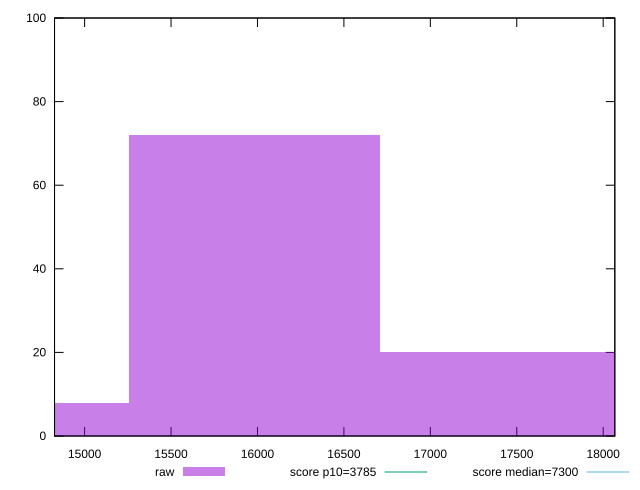

gnuplot code for this plot:
reset

$raw <<EOF
14529.25044052219 8
15982.175484574409 72
17435.100528626626 20
EOF

set key outside below
set boxwidth 1452.925044052219
set xrange [14825.976999999999:18067.325500000003]
set yrange [0:100]
set trange [0:100]
set style fill transparent solid 0.5 noborder

set parametric
set terminal svg size 640, 490 enhanced background rgb 'white'
set output "reports/report_00027_2021-02-24T12-40-31.850Z/interactive/samples/astro/raw/histogram.svg"

plot $raw title "raw" with boxes, \
     3785,t title "score p10=3785", \
     7300,t title "score median=7300"

reset
